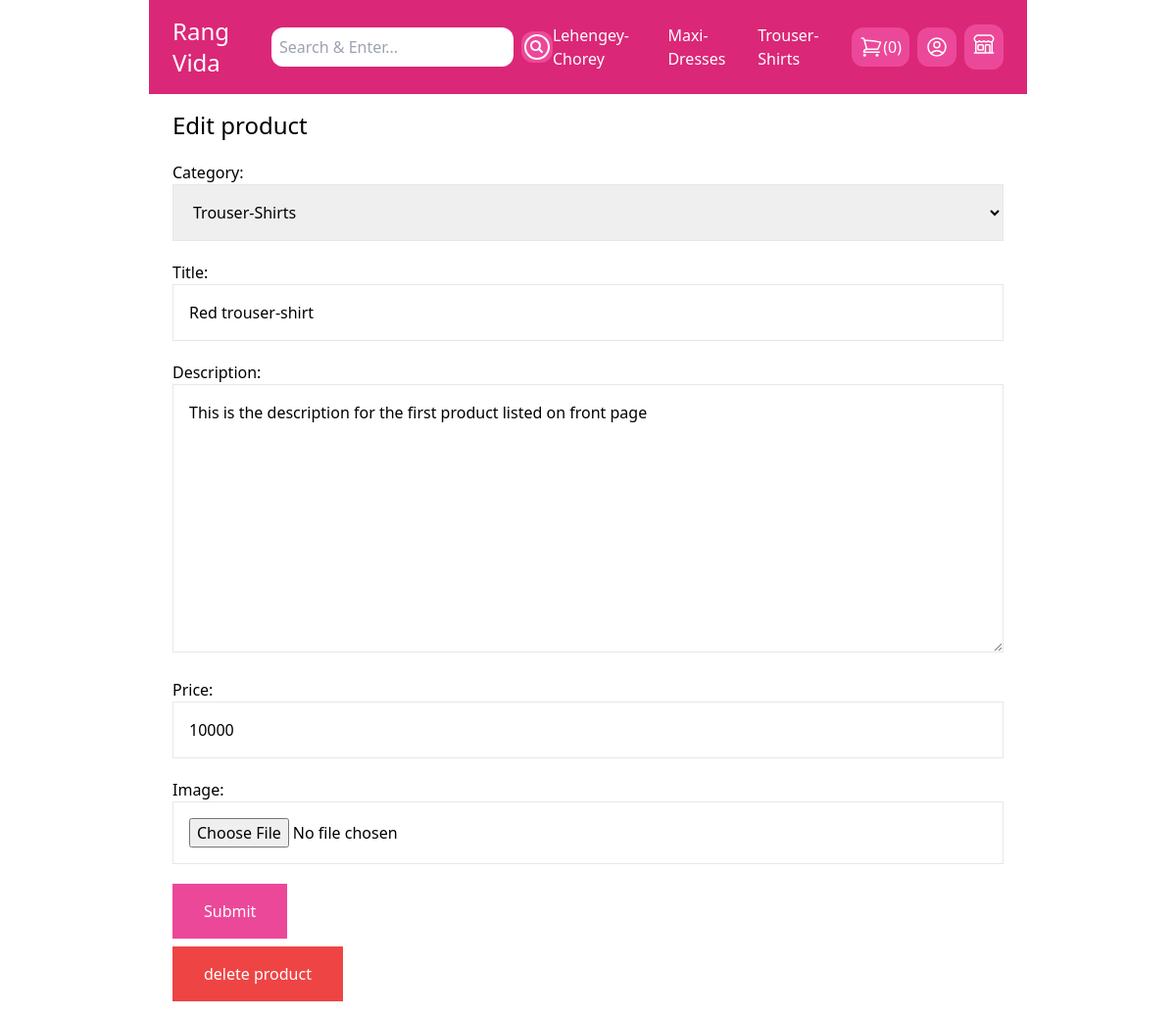
The page /my-store/edit-product/1/ (signed in) on the database as committed earlier.
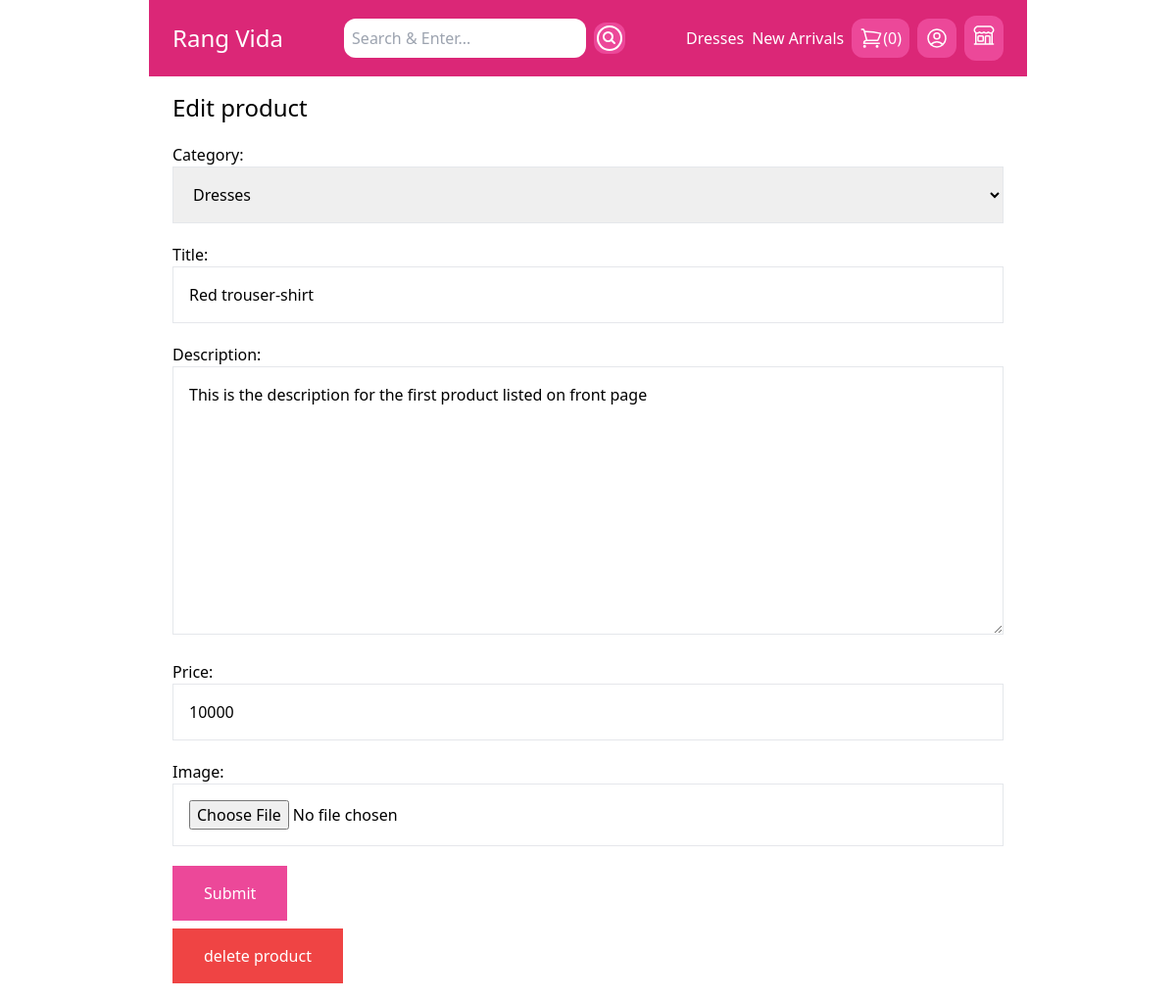
The same page on the database as committed later.
### store/models.py (models this page shows, shortened)
class Category(models.Model):
    title = models.CharField(max_length=50)
    slug = models.SlugField(max_length=50)
    class Meta:
        verbose_name_plural = 'Categories'
    def __str__(self):
        return self.title

class Product(models.Model):
    DRAFT = 'draft'
    AWAITING_APPROVAL = 'Waiting approval'
    ACTIVE = 'active'
    DELETED = 'deleted'
    STATUS_CHOICES = ((DRAFT, 'Draft'),
                      (AWAITING_APPROVAL,'Awaiting approval'),
                      (ACTIVE, 'Active'),
                      (DELETED, 'Deleted')
    )
    status = models.CharField(max_length=50, choices=STATUS_CHOICES, default=ACTIVE)
    user = models.ForeignKey(User, related_name='products', on_delete=models.CASCADE)
    category = models.ForeignKey(Category, related_name='products', on_delete=models.CASCADE)
    title = models.CharField(max_length=50)
    slug = models.SlugField(max_length=50)
    description = models.TextField(blank=True)
    price = models.IntegerField()
    image = models.ImageField(upload_to='uploads/product_images/', blank=True, null=True)
    thumbnail = models.ImageField(upload_to='uploads/product_images/thumbnail', blank=True, null=True)
    created_at = models.DateTimeField(auto_now_add=True)
    updated_at = models.DateTimeField(auto_now=True)
    class Meta:
        ordering = ('-created_at',)

### userprofile/views.py (the view)
# urls.py: path('my-store/edit-product/<int:pk>/', views.edit_product, name='edit_product'),
@login_required
def edit_product(request, pk):
    product = Product.objects.filter(user=request.user).get(pk=pk)
    if request.method == 'POST':
     form = ProductForm(request.POST, request.FILES, instance=product)
     if form.is_valid():
        form.save()
        messages.success(request, 'The changes have been saved!')
        return redirect('my_store')
    else:
        form = ProductForm(instance=product)
    return render(request, 'userprofile/product_form.html',{
        'title':'Edit product',
        'product': product,
        'form': form}
        )

### store/forms.py
class ProductForm(forms.ModelForm):
    class Meta:
        model = Product
        fields = ('category', 'title', 'description', 'price', 'image')
        widgets = {
            'category': forms.Select(attrs={
                'class': 'w-full p-4 border border-gray-200'
            }),
            'title': forms.TextInput(attrs={
                'class': 'w-full p-4 border border-gray-200'
            }),
             'description': forms.Textarea(attrs={
                'class': 'w-full p-4 border border-gray-200'
            }),
             'price': forms.TextInput(attrs={
                'class': 'w-full p-4 border border-black-200'
            }),
             'image': forms.FileInput(attrs={
                'class': 'w-full p-4 border border-gray-200'
            })
        }

### store/cart.py (called while the page is built)
    def __len__(self):
        return sum(item['quantity'] for item in self.cart.values())

### store/context_processors.py (called while the page is built)
def cart(request):
    return {'cart': Cart(request)}

### store/templatetags/menu.py (called while the page is built)
@register.inclusion_tag('core/menu.html')
def menu():
    categories = Category.objects.all()
    return {'categories': categories}

### userprofile/templates/userprofile/product_form.html (shortened to what this page needs)
   {% extends 'core/base.html' %}
  {% block content %}
      <h1  class="text-2xl">{{ title }}</h1>
      <form method="post" action="." enctype="multipart/form-data" class="space-y-5">
      {{ form.as_p }}
          <button class="py-4 px-8 bg-pink-500 text-white hover:bg-teal-800">Submit</button>
      </form>
      {% if product %}
        <a href="{% url 'delete_product' product.id %}" class="mt-2 inline-block py-4 px-8 bg-red-500 text-white">delete product</a>
      {% endif %}
  {% endblock %}

### core/Templates/Core/menu.html (shortened to what this page needs)
{% for category in categories %}
    <a href="{% url 'category_detail' category.slug %}" class="text-white">{{ category.title }}</a>
{% endfor %}

Rows that differ between the two databases and show on the page:
removed Category: title "Lehengey-Chorey", title "Red trouser-shirt"
removed Category: title "Maxi-Dresses"
removed Category: title "Trouser-Shirts"
added Category: title "Dresses", title "Red trouser-shirt"
added Category: title "New Arrivals"
computed for Product "This is the description for the first product listed on front page": category "Trouser-Shirts" → "Dresses"
